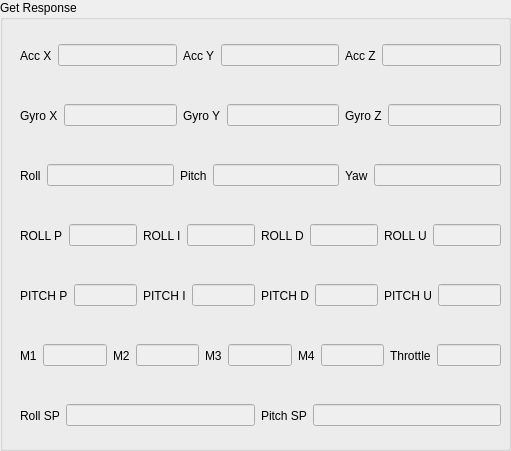
   <widget class="QGroupBox" name="groupBox_5">
    <property name="geometry">
     <rect>
      <x>20</x>
      <y>170</y>
      <width>511</width>
      <height>451</height>
     </rect>
    </property>
    <property name="title">
     <string>Get Response</string>
    </property>
    <widget class="QWidget" name="horizontalLayoutWidget_9">
     <property name="geometry">
      <rect>
       <x>20</x>
       <y>40</y>
       <width>481</width>
       <height>31</height>
      </rect>
     </property>
     <layout class="QHBoxLayout" name="horizontalLayout_9">
      <item>
       <widget class="QLabel" name="label_8">
        <property name="text">
         <string>Acc X</string>
        </property>
       </widget>
      </item>
      <item>
       <widget class="QLineEdit" name="lineAccX">
        <property name="enabled">
         <bool>false</bool>
        </property>
       </widget>
      </item>
      <item>
       <widget class="QLabel" name="label_9">
        <property name="text">
         <string>Acc Y</string>
        </property>
       </widget>
      </item>
      <item>
       <widget class="QLineEdit" name="lineAccY">
        <property name="enabled">
         <bool>false</bool>
        </property>
       </widget>
      </item>
      <item>
       <widget class="QLabel" name="label_10">
        <property name="text">
         <string>Acc Z</string>
        </property>
       </widget>
      </item>
      <item>
       <widget class="QLineEdit" name="lineAccZ">
        <property name="enabled">
         <bool>false</bool>
        </property>
       </widget>
      </item>
     </layout>
    </widget>
    <widget class="QWidget" name="horizontalLayoutWidget_10">
     <property name="geometry">
      <rect>
       <x>20</x>
       <y>100</y>
       <width>481</width>
       <height>31</height>
      </rect>
     </property>
     <layout class="QHBoxLayout" name="horizontalLayout_10">
      <item>
       <widget class="QLabel" name="label_11">
        <property name="text">
         <string>Gyro X</string>
        </property>
       </widget>
      </item>
      <item>
       <widget class="QLineEdit" name="lineGyroX">
        <property name="enabled">
         <bool>false</bool>
        </property>
       </widget>
      </item>
      <item>
       <widget class="QLabel" name="label_12">
        <property name="text">
         <string>Gyro Y</string>
        </property>
       </widget>
      </item>
      <item>
       <widget class="QLineEdit" name="lineGyroY">
        <property name="enabled">
         <bool>false</bool>
        </property>
       </widget>
      </item>
      <item>
       <widget class="QLabel" name="label_13">
        <property name="text">
         <string>Gyro Z</string>
        </property>
       </widget>
      </item>
      <item>
       <widget class="QLineEdit" name="lineGyroZ">
        <property name="enabled">
         <bool>false</bool>
        </property>
       </widget>
      </item>
     </layout>
    </widget>
    <widget class="QWidget" name="horizontalLayoutWidget_11">
     <property name="geometry">
      <rect>
       <x>20</x>
       <y>160</y>
       <width>481</width>
       <height>31</height>
      </rect>
     </property>
     <layout class="QHBoxLayout" name="horizontalLayout_11">
      <item>
       <widget class="QLabel" name="label_14">
        <property name="text">
         <string>Roll</string>
        </property>
       </widget>
      </item>
      <item>
       <widget class="QLineEdit" name="lineRoll">
        <property name="enabled">
         <bool>false</bool>
        </property>
       </widget>
      </item>
      <item>
       <widget class="QLabel" name="label_15">
        <property name="text">
         <string>Pitch</string>
        </property>
       </widget>
      </item>
      <item>
       <widget class="QLineEdit" name="linePitch">
        <property name="enabled">
         <bool>false</bool>
        </property>
       </widget>
      </item>
      <item>
       <widget class="QLabel" name="label_16">
        <property name="text">
         <string>Yaw</string>
        </property>
       </widget>
      </item>
      <item>
       <widget class="QLineEdit" name="lineYaw">
        <property name="enabled">
         <bool>false</bool>
        </property>
       </widget>
      </item>
     </layout>
    </widget>
    <widget class="QWidget" name="horizontalLayoutWidget_12">
     <property name="geometry">
      <rect>
       <x>20</x>
       <y>220</y>
       <width>481</width>
       <height>31</height>
      </rect>
     </property>
     <layout class="QHBoxLayout" name="horizontalLayout_12">
      <item>
       <widget class="QLabel" name="label_17">
        <property name="text">
         <string>ROLL P</string>
        </property>
       </widget>
      </item>
      <item>
       <widget class="QLineEdit" name="lineRollPidP">
        <property name="enabled">
         <bool>false</bool>
        </property>
       </widget>
      </item>
      <item>
       <widget class="QLabel" name="label_18">
        <property name="text">
         <string>ROLL I</string>
        </property>
       </widget>
      </item>
      <item>
       <widget class="QLineEdit" name="lineRollPidI">
        <property name="enabled">
         <bool>false</bool>
        </property>
       </widget>
      </item>
      <item>
       <widget class="QLabel" name="label_19">
        <property name="text">
         <string>ROLL D</string>
        </property>
       </widget>
      </item>
      <item>
       <widget class="QLineEdit" name="lineRollPidD">
        <property name="enabled">
         <bool>false</bool>
        </property>
       </widget>
      </item>
      <item>
       <widget class="QLabel" name="label_20">
        <property name="text">
         <string>ROLL U</string>
        </property>
       </widget>
      </item>
      <item>
       <widget class="QLineEdit" name="lineRollPidU">
        <property name="enabled">
         <bool>false</bool>
        </property>
       </widget>
      </item>
     </layout>
    </widget>
    <widget class="QWidget" name="horizontalLayoutWidget_13">
     <property name="geometry">
      <rect>
       <x>20</x>
       <y>280</y>
       <width>481</width>
       <height>31</height>
      </rect>
     </property>
     <layout class="QHBoxLayout" name="horizontalLayout_13">
      <item>
       <widget class="QLabel" name="label_21">
        <property name="text">
         <string>PITCH P</string>
        </property>
       </widget>
      </item>
      <item>
       <widget class="QLineEdit" name="linePitchPidP">
        <property name="enabled">
         <bool>false</bool>
        </property>
       </widget>
      </item>
      <item>
       <widget class="QLabel" name="label_22">
        <property name="text">
         <string>PITCH I</string>
        </property>
       </widget>
      </item>
      <item>
       <widget class="QLineEdit" name="linePitchPidI">
        <property name="enabled">
         <bool>false</bool>
        </property>
       </widget>
      </item>
      <item>
       <widget class="QLabel" name="label_23">
        <property name="text">
         <string>PITCH D</string>
        </property>
       </widget>
      </item>
      <item>
       <widget class="QLineEdit" name="linePitchPidD">
        <property name="enabled">
         <bool>false</bool>
        </property>
       </widget>
      </item>
      <item>
       <widget class="QLabel" name="label_24">
        <property name="text">
         <string>PITCH U</string>
        </property>
       </widget>
      </item>
      <item>
       <widget class="QLineEdit" name="linePitchPidU">
        <property name="enabled">
         <bool>false</bool>
        </property>
       </widget>
      </item>
     </layout>
    </widget>
    <widget class="QWidget" name="horizontalLayoutWidget_14">
     <property name="geometry">
      <rect>
       <x>20</x>
       <y>340</y>
       <width>481</width>
       <height>31</height>
      </rect>
     </property>
     <layout class="QHBoxLayout" name="horizontalLayout_14">
      <item>
       <widget class="QLabel" name="label_25">
        <property name="text">
         <string>M1</string>
        </property>
       </widget>
      </item>
      <item>
       <widget class="QLineEdit" name="lineM1">
        <property name="enabled">
         <bool>false</bool>
        </property>
       </widget>
      </item>
      <item>
       <widget class="QLabel" name="label_26">
        <property name="text">
         <string>M2</string>
        </property>
       </widget>
      </item>
      <item>
       <widget class="QLineEdit" name="lineM2">
        <property name="enabled">
         <bool>false</bool>
        </property>
       </widget>
      </item>
      <item>
       <widget class="QLabel" name="label_27">
        <property name="text">
         <string>M3</string>
        </property>
       </widget>
      </item>
      <item>
       <widget class="QLineEdit" name="lineM3">
        <property name="enabled">
         <bool>false</bool>
        </property>
       </widget>
      </item>
      <item>
       <widget class="QLabel" name="label_28">
        <property name="text">
         <string>M4</string>
        </property>
       </widget>
      </item>
      <item>
       <widget class="QLineEdit" name="lineM4">
        <property name="enabled">
         <bool>false</bool>
        </property>
       </widget>
      </item>
      <item>
       <widget class="QLabel" name="label_33">
        <property name="text">
         <string>Throttle</string>
        </property>
       </widget>
      </item>
      <item>
       <widget class="QLineEdit" name="lineThrottleSp">
        <property name="enabled">
         <bool>false</bool>
        </property>
       </widget>
      </item>
     </layout>
    </widget>
    <widget class="QWidget" name="horizontalLayoutWidget_15">
     <property name="geometry">
      <rect>
       <x>20</x>
       <y>400</y>
       <width>481</width>
       <height>31</height>
      </rect>
     </property>
     <layout class="QHBoxLayout" name="horizontalLayout_15">
      <item>
       <widget class="QLabel" name="label_29">
        <property name="text">
         <string>Roll SP</string>
        </property>
       </widget>
      </item>
      <item>
       <widget class="QLineEdit" name="lineRollSp">
        <property name="enabled">
         <bool>false</bool>
        </property>
       </widget>
      </item>
      <item>
       <widget class="QLabel" name="label_30">
        <property name="text">
         <string>Pitch SP</string>
        </property>
       </widget>
      </item>
      <item>
       <widget class="QLineEdit" name="linePitchSp">
        <property name="enabled">
         <bool>false</bool>
        </property>
       </widget>
      </item>
     </layout>
    </widget>
   </widget>
